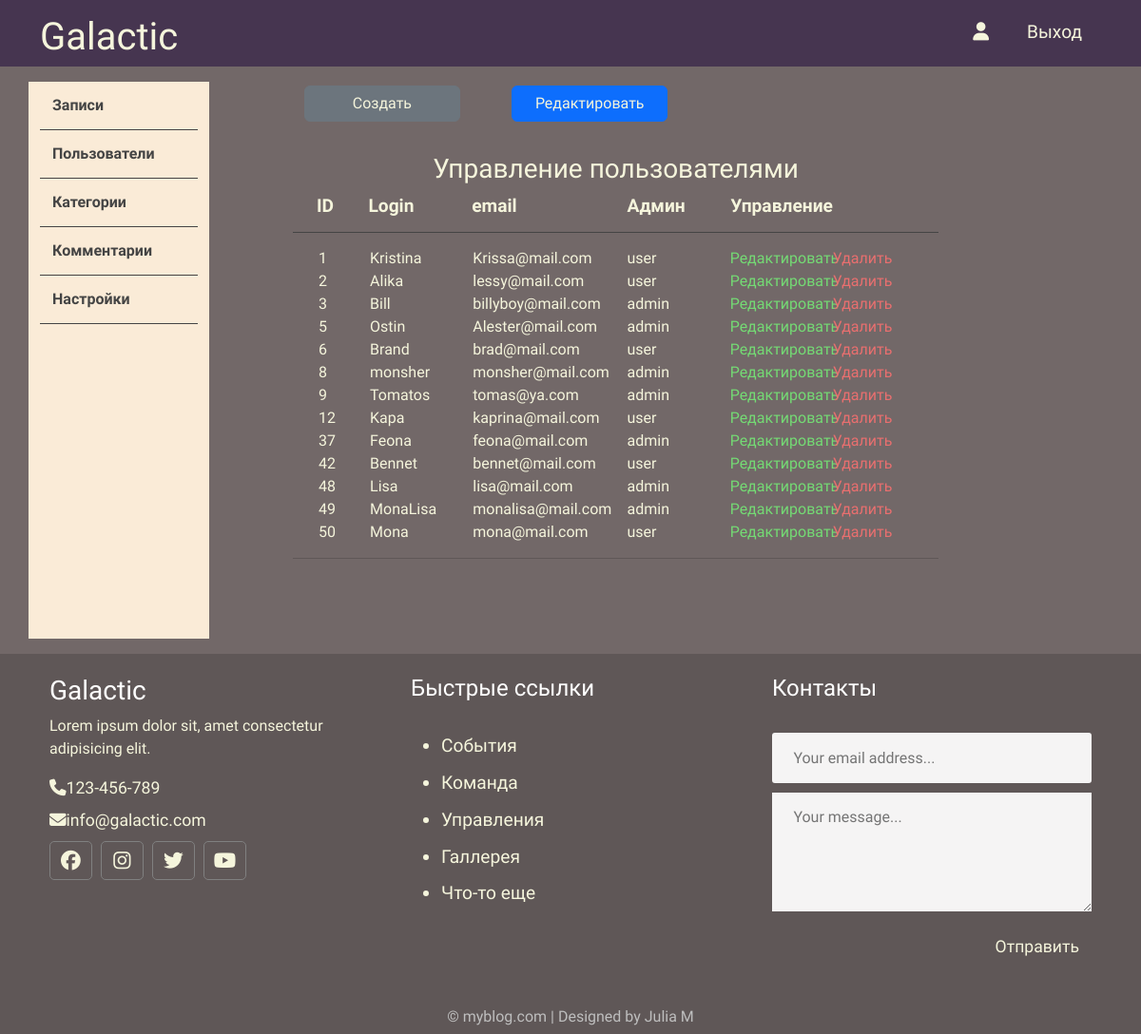
Page /admin/users/index.php on the committed database.
### tables this page shows
CREATE TABLE `users` (
  `id` int NOT NULL,
  `admin` tinyint NOT NULL,
  `username` varchar(256) NOT NULL,
  `email` varchar(256) NOT NULL,
  `password` varchar(256) NOT NULL,
  `created` timestamp NOT NULL DEFAULT CURRENT_TIMESTAMP
);

### app/database/db.php (called while the page is built, shortened)
<?php
require 'connect.php';
function dbCheckErr($query){
    $errInfo = $query->errorInfo();
    return true;
}
function selectAll($table, $params = []){
    global $pdo;
    $sql = "SELECT * FROM $table";
    $query = $pdo->prepare($sql);
    $query->execute();
    return $query->fetchAll();
}

### app/control/users.php (called while the page is built, shortened)
<?php
include $_SERVER['DOCUMENT_ROOT'] . "/cosmo/app/database/db.php";
$usersAll = selectAll('users');

### admin/users/index.php (the view)
<?php
include ("./../../app/include/header-admin.php");
include ("./../../app/control/users.php");
?>
<body>
    <div class="container">
        <?php include './../../app/include/sidebar.php'; ?>
            <div class="posts col-9">
                <div class=" button row">
                    <a href="<?= BASE_URL . "./admin/users/create.php" ;?>" class="col-3 btn btn-secondary"">Создать</a>
                   <span class="col-1"></span>
                    <a href="<?= BASE_URL . "./admin/users/index.php" ;?>" class="col-3 btn btn-primary">Редактировать</a>
                </div>
                 <div class="row title-table">
                    <h3>Управление пользователями</h3>
                    <div class="col-1">ID</div>
                    <div class="col-2">Login</div>
                    <div class="col-3">email</div>
                    <div class="col-2">Админ</div>
                    <div class="col-2">Управление</div>
                 </div>
                 <div class="row post">
                    <?php foreach($usersAll as $key => $user): ?>
                        <div class="col-1"><?=$user['id'];?></div>
                        <div class="col-2"><?=$user['username'];?></div>
                        <div class="col-3"><?=$user['email'];?></div>
                    <?php if ($user['admin']):?>
                        <div class="col-2"><a href="index.php?admin=0&user_id=<?=$user['id'];?>">admin</a></div>
                    <?php else: ?>
                         <div class="col-2"><a href="index.php?admin=1&user_id=<?=$user['id'];?>">user</a></div>
                    <?php endif; ?>
                        <div class="edit col-2"><a href="edit.php?edit_id=<?=$user['id'];?>">Редактировать</a></div>
                        <div class="delete col-2"><a href="index.php?delete_id=<?=$user['id'];?>">Удалить</a></div>
                    <?php endforeach; ?>
                 </div>
            </div>
        </div>
    </div>
</body>
<?php
include ("./../../app/include/footer.php");
?>

### assets/css/admin.css (style rules this page uses)
* { font-family: 'Advent Pro', sans-serif; }
body { background: #726868 !important; display: flex; flex-direction: column; height:100vh; margin: 0; padding: 0; }
.container { flex: 1; }
a { text-decoration: none ; color: inherit !important; }
.posts { height: 100%; padding: 20px 100px 100px; color: beige; }
.posts .button { margin: 0 0 20px 0; }
.posts h3 { text-align: center; }
.posts .title-table { padding: 13px; text-align: left; border-bottom: 1px solid #444444; font-weight: 700; font-size: 1.2rem; }
.posts .post { padding: 15px; text-align: left; border-bottom: 1px solid #5f5757; }
.posts .post .edit { color: rgb(116, 218, 116); }
.posts .post .delete { color: rgb(233, 111, 111) }

### rows in the picture
users: id "1", username "Kristina", email "Krissa@mail.com"
users: id "2", username "Alika", email "lessy@mail.com"
users: id "3", username "Bill", email "billyboy@mail.com"
users: id "5", username "Ostin", email "Alester@mail.com"
users: id "6", username "Brand", email "brad@mail.com"
users: id "8", username "monsher", email "monsher@mail.com"
users: id "9", username "Tomatos", email "tomas@ya.com"
users: id "12", username "Kapa", email "kaprina@mail.com"
users: id "37", username "Feona", email "feona@mail.com"
users: id "42", username "Bennet", email "bennet@mail.com"
users: id "48", username "Lisa", email "lisa@mail.com"
users: id "49", username "MonaLisa", email "monalisa@mail.com"
users: id "50", username "Mona", email "mona@mail.com"
